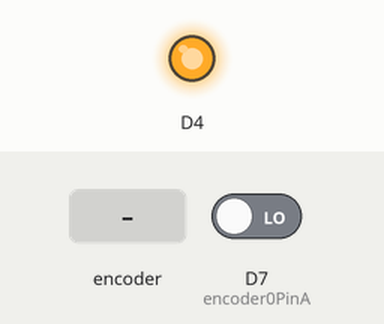
Recording of a sketch running on a simulated ESP8266 (NodeMCU). Parts: output pins drawn as LEDs (lit = HIGH, except the on-board LED, lit = LOW). Dashed ring = blinking. The test bench sets the inputs (shaded band); at power-on: D7 (encoder0PinA) LOW. What the sketch prints to the serial monitor is not drawn.

Above: at 1.2 s.
1.3 s: rotary encoder on D7 (encoder0PinA) / GPIO 6 (encoder0PinB) turned 3 steps (first pin leading)
At 1.45 s:
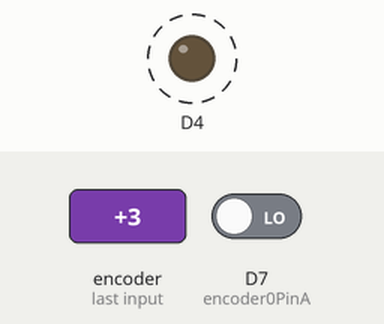
At 3.1 s:
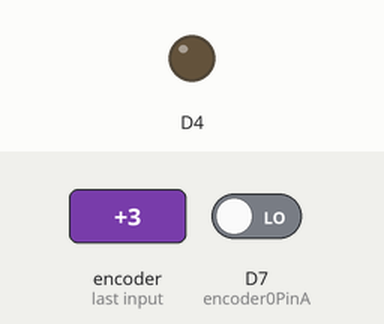
Timing chart, 0 to 4.6 s (numbered marks = the images above; inputs shaded):
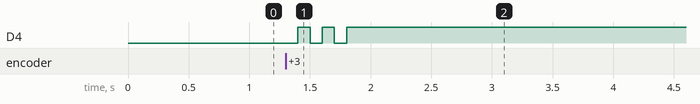

The sketch:

encoderonepin.ino
```cpp
int val;
 int encoder0PinA = D7;
 int encoder0PinB = 6;
 int encoder0Pos = 0;
 int encoder0PinALast = LOW;
 int n = LOW;
unsigned long newtime;
unsigned long oldtime = 0;
long count = 0; //计数值
 void setup() {
   pinMode (encoder0PinA,INPUT);

 //  pinMode(encoder0PinA,INPUT_PULLUP);

  // pinMode (encoder0PinB,INPUT);
   Serial.begin (9600);
   Serial.println("hello pin 5");
   pinMode(BUILTIN_LED, OUTPUT);
   oldtime= millis();
   attachInterrupt(encoder0PinA, blinkA, RISING);
 }

 void loop() {
   val = digitalRead(encoder0PinA);
    digitalWrite(BUILTIN_LED, val);
   if (val == HIGH) {//上升沿

       encoder0Pos++;
   //  Serial.print (encoder0Pos);
   //  Serial.print ("/");

     }
      newtime = millis();
      if ( (newtime-oldtime)>5000)
    {

       Serial.print (encoder0Pos);
     Serial.print ("#");
       Serial.print (count);
     Serial.print ("/");
     oldtime = newtime;

    }
    delay(100);
   /*
   if ((encoder0PinALast == LOW) && (n == HIGH)) {//上升沿
     if (digitalRead(encoder0PinB) == LOW) {
       encoder0Pos--;
     } else {
       encoder0Pos++;
     }
     Serial.print (encoder0Pos);
     Serial.print ("/");
   }
   encoder0PinALast = n;
   */
 }
 void blinkA()
{
  if(digitalRead(encoder0PinA)==1)
       { count ++;}
 // if(digitalRead(3)==1)
   //   { count3 ++;}
    //   if(digitalRead(2)==0)
    //   {count--;}
}
```

Measured:
- after the input at 1.3 s, D4: alternates HIGH for 0.10 s and LOW for 0.10 s, 5 changes in all, then stays HIGH, starting after 0.10 s
